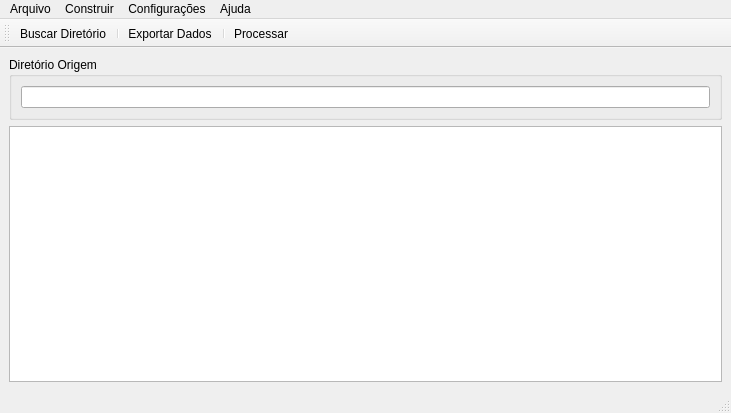
<?xml version="1.0" encoding="UTF-8"?>
<ui version="4.0">
 <class>MainWindow</class>
 <widget class="QMainWindow" name="MainWindow">
  <property name="geometry">
   <rect>
    <x>0</x>
    <y>0</y>
    <width>731</width>
    <height>413</height>
   </rect>
  </property>
  <property name="windowTitle">
   <string>MainWindow</string>
  </property>
  <widget class="QWidget" name="centralwidget">
   <layout class="QVBoxLayout" name="verticalLayout_3">
    <item>
     <widget class="QGroupBox" name="groupBox">
      <property name="title">
       <string>Diretório Origem</string>
      </property>
      <layout class="QVBoxLayout" name="verticalLayout">
       <item>
        <widget class="QLineEdit" name="lineEdit_diretorio_origem"/>
       </item>
      </layout>
     </widget>
    </item>
    <item>
     <widget class="QTableWidget" name="tableWidget_processado"/>
    </item>
   </layout>
  </widget>
  <widget class="QMenuBar" name="menubar">
   <property name="geometry">
    <rect>
     <x>0</x>
     <y>0</y>
     <width>731</width>
     <height>21</height>
    </rect>
   </property>
   <widget class="QMenu" name="menuArquivo">
    <property name="title">
     <string>Arquivo</string>
    </property>
    <addaction name="actionBuscarDiretorio"/>
    <addaction name="actionSalvar"/>
    <addaction name="separator"/>
    <addaction name="actionSair"/>
   </widget>
   <widget class="QMenu" name="menuConfigura_es">
    <property name="title">
     <string>Configurações</string>
    </property>
    <addaction name="actionPlano_Amostral"/>
    <addaction name="actionRegras_de_Descarte"/>
   </widget>
   <widget class="QMenu" name="menuAjuda">
    <property name="title">
     <string>Ajuda</string>
    </property>
    <addaction name="actionDesenvolvedor"/>
   </widget>
   <widget class="QMenu" name="menuConstruir">
    <property name="title">
     <string>Construir</string>
    </property>
    <addaction name="actionRecuperar_Velocidade_Contratada"/>
    <addaction name="actionRecuperar_UF"/>
    <addaction name="separator"/>
    <addaction name="actionProcessar"/>
   </widget>
   <addaction name="menuArquivo"/>
   <addaction name="menuConstruir"/>
   <addaction name="menuConfigura_es"/>
   <addaction name="menuAjuda"/>
  </widget>
  <widget class="QStatusBar" name="statusbar"/>
  <widget class="QToolBar" name="toolBar">
   <property name="windowTitle">
    <string>toolBar</string>
   </property>
   <attribute name="toolBarArea">
    <enum>TopToolBarArea</enum>
   </attribute>
   <attribute name="toolBarBreak">
    <bool>false</bool>
   </attribute>
   <addaction name="actionBuscarDiretorio"/>
   <addaction name="separator"/>
   <addaction name="actionSalvar"/>
   <addaction name="separator"/>
   <addaction name="actionProcessar"/>
  </widget>
  <action name="actionBuscarDiretorio">
   <property name="icon">
    <iconset resource="img.qrc">
     <normaloff>:/img/search.png</normaloff>:/img/search.png</iconset>
   </property>
   <property name="text">
    <string>Buscar Diretório</string>
   </property>
   <property name="shortcut">
    <string>Ctrl+O</string>
   </property>
  </action>
  <action name="actionSalvar">
   <property name="icon">
    <iconset resource="img.qrc">
     <normaloff>:/img/diskette.png</normaloff>:/img/diskette.png</iconset>
   </property>
   <property name="text">
    <string>Exportar Dados</string>
   </property>
   <property name="shortcut">
    <string>Ctrl+S</string>
   </property>
  </action>
  <action name="actionSair">
   <property name="icon">
    <iconset resource="img.qrc">
     <normaloff>:/img/door.png</normaloff>:/img/door.png</iconset>
   </property>
   <property name="text">
    <string>Sair</string>
   </property>
  </action>
  <action name="actionPlano_Amostral">
   <property name="icon">
    <iconset resource="img.qrc">
     <normaloff>:/img/plan.png</normaloff>:/img/plan.png</iconset>
   </property>
   <property name="text">
    <string>Plano Amostral</string>
   </property>
  </action>
  <action name="actionRegras_de_Descarte">
   <property name="icon">
    <iconset resource="img.qrc">
     <normaloff>:/img/analysis.png</normaloff>:/img/analysis.png</iconset>
   </property>
   <property name="text">
    <string>Regras de Descarte</string>
   </property>
  </action>
  <action name="actionDesenvolvedor">
   <property name="icon">
    <iconset resource="img.qrc">
     <normaloff>:/img/engineer.png</normaloff>:/img/engineer.png</iconset>
   </property>
   <property name="text">
    <string>Sobre</string>
   </property>
  </action>
  <action name="actionProcessar">
   <property name="icon">
    <iconset resource="img.qrc">
     <normaloff>:/img/robot-arm.png</normaloff>:/img/robot-arm.png</iconset>
   </property>
   <property name="text">
    <string>Processar</string>
   </property>
   <property name="shortcut">
    <string>Ctrl+R</string>
   </property>
  </action>
  <action name="actionRecuperar_UF">
   <property name="text">
    <string>Recuperar UF</string>
   </property>
  </action>
  <action name="actionRecuperar_Velocidade_Contratada">
   <property name="text">
    <string>Recuperar Velocidade Contratada</string>
   </property>
  </action>
 </widget>
 <resources>
  <include location="img.qrc"/>
 </resources>
 <connections/>
</ui>
